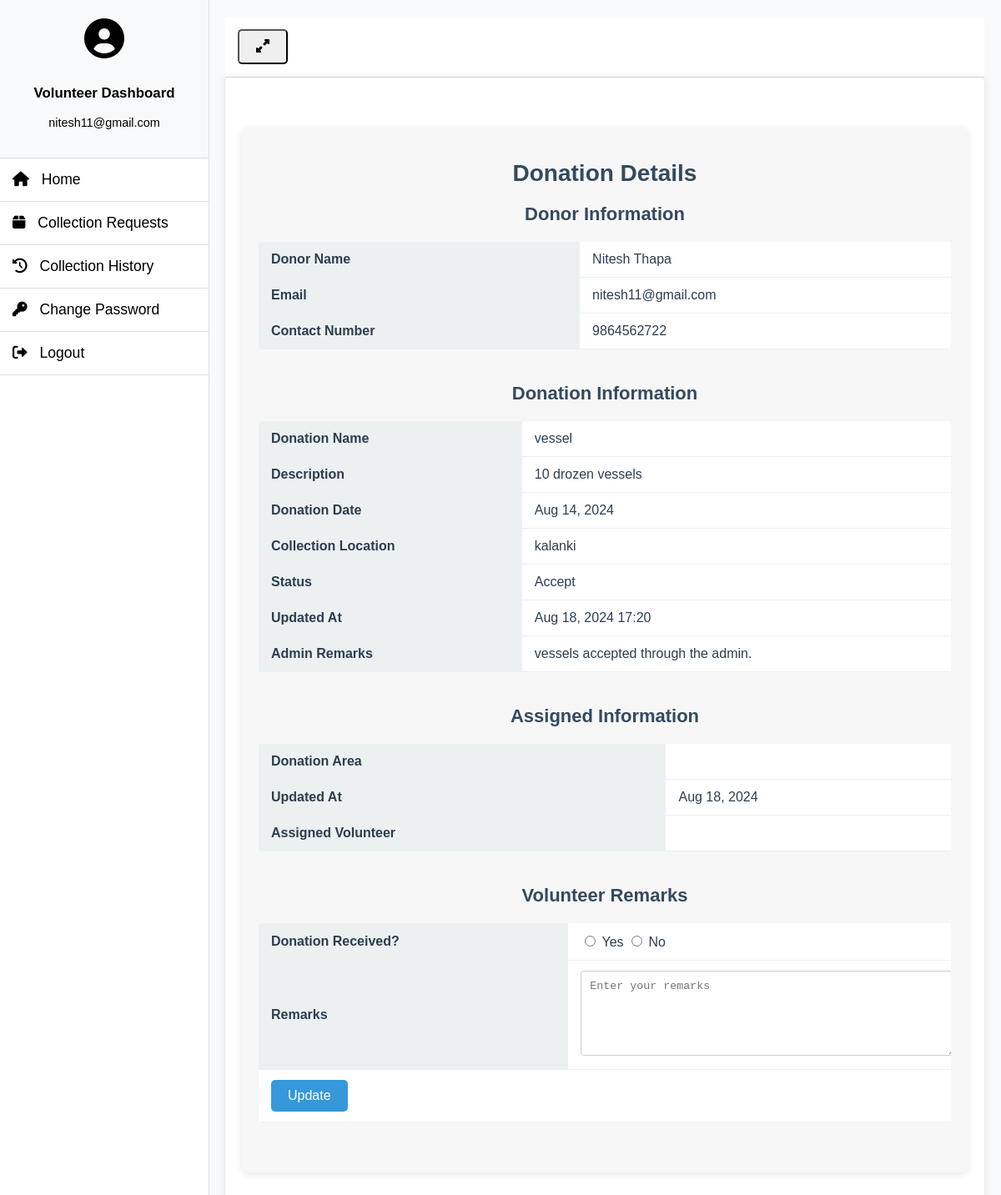
The app's page /collection_req_details/20/ (signed in), older data.
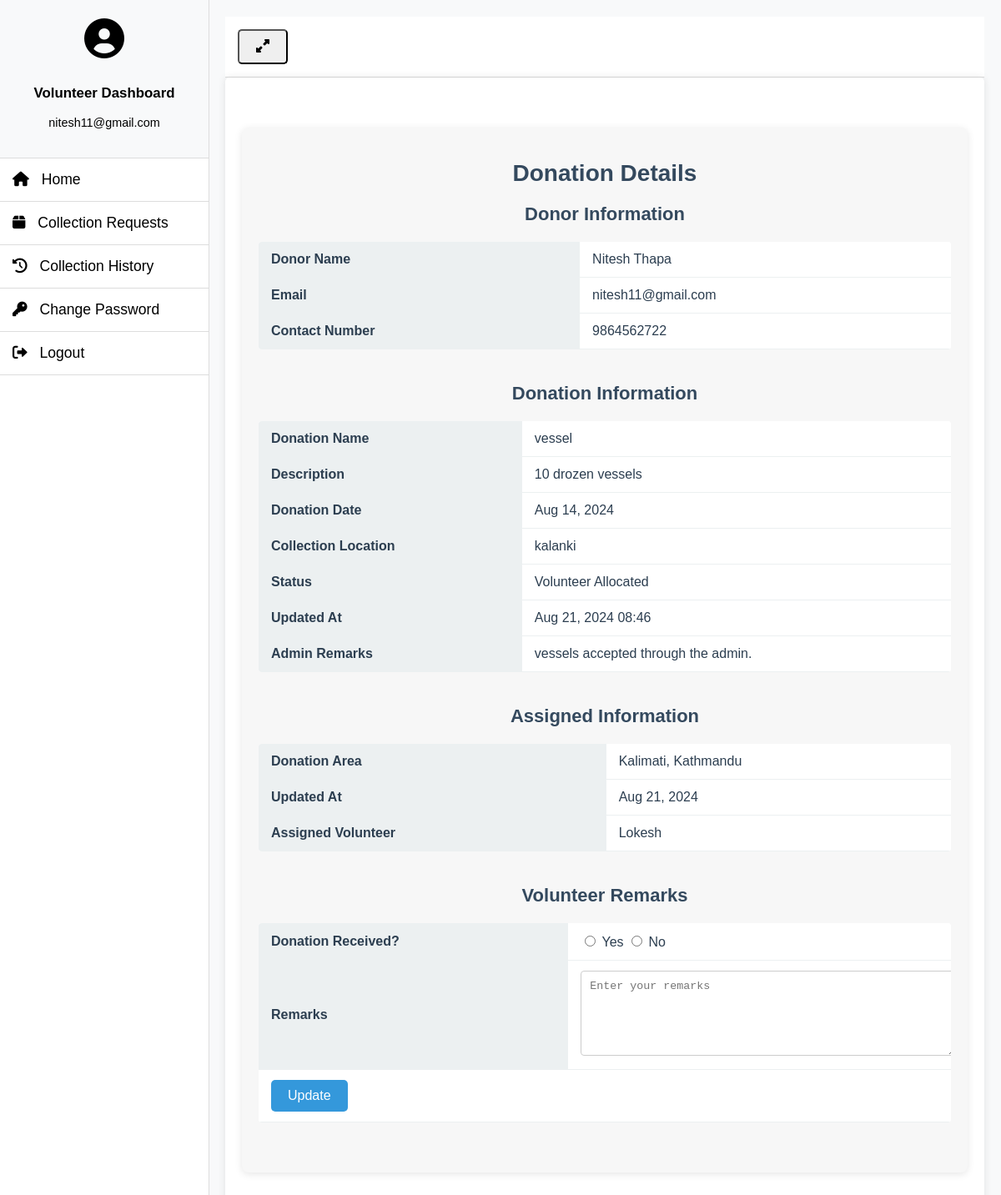
The same page, newer data.
### donor_management/models.py (models this page shows, shortened)
class Donation(models.Model):
    STATUS_CHOICES = [
        ('success', 'Success'),
        ('pending', 'Pending'),
        ('failed', 'Failed')
    ]
    donor = models.ForeignKey(Donor, on_delete=models.CASCADE)
    donation_name = models.CharField(max_length=300, null=True)
    donation_pic = models.FileField(null=True)
    collection_loc = models.CharField(max_length=300, null=True)
    description = models.CharField(max_length=500, null=True)
    status = models.CharField(max_length=20, choices=STATUS_CHOICES, default='pending')
    admin_remarks = models.CharField(max_length=500, null=True)
    volunteer = models.ForeignKey(Volunteer, on_delete=models.CASCADE, null=True)
    volunteer_remarks = models.CharField(max_length=500, null=True)
    donation_area = models.ForeignKey(DonationArea, on_delete=models.CASCADE, null=True)
    donation_date = models.DateTimeField(auto_now_add=True)
    created_at = models.DateTimeField(auto_now_add=True)
    updated_at = models.DateTimeField(auto_now=True)

class Donor(models.Model):
    user = models.ForeignKey(User, on_delete=models.CASCADE, null=True)
    phone_number = models.CharField(max_length=15, null=True)
    address = models.CharField(max_length=100, null=True)
    district = models.CharField(max_length=100, null=True)
    country = models.CharField(max_length=100, null=True)
    created_at = models.DateTimeField(auto_now_add=True)
    updated_at = models.DateTimeField(auto_now=True)

class DonationArea(models.Model):
    area_name = models.CharField(max_length=300, null=True)
    description = models.CharField(max_length=500, null=True)
    created_at = models.DateTimeField(auto_now_add=True)

class Volunteer(models.Model):
    Volunteer_status = [
        ('active', 'Active'),
        ('pending', 'Pending'),
        ('completed', 'Completed'),
        ('inactive', 'Inactive')
    ]
    user = models.ForeignKey(User, on_delete=models.CASCADE)
    contact = models.CharField(max_length=40, null=True)
    address = models.CharField(max_length=40, null=True)
    aboutme = models.CharField(max_length=400, null=True)
    status = models.CharField(max_length=30, choices=Volunteer_status, null=True)
    admin_remarks = models.CharField(max_length=500, null=True)
    created_at = models.DateTimeField(auto_now_add=True)
    updated_at = models.DateTimeField(null=True)

### Charity_Project/views.py (the view)
# urls.py: path('collection_req_details/<int:id>/', collection_req_details, name='collection_req_details'),
def collection_req_details(request, id):
    if not request.user.is_authenticated:
        return redirect('volunteer_login')
    donation = Donation.objects.get(id=id)
    error = ""
    if request.method == "POST":
        status = request.POST['status']
        volunteerremarks = request.POST['volunteerremarks']
        try:
            donation.status = status
            donation.volunteer_remarks = volunteerremarks
            donation.updated_at = date.today()
            donation.save()
            error = "no"
            return render(request, 'collection_req_details.html', locals())
        except Exception as e:
            error = "yes"
            return render(request, 'collection_req_details.html', locals())
    else:
        return render(request, 'collection_req_details.html', locals())

### Charity_Project/templates/collection_req_details.html (shortened to what this page needs)
{% extends 'volunteer_base.html' %}
{% block content %}
<div class="donation-details-container">
 <h1>Donation Details</h1>
 <div class="details-section">
  <h2>Donor Information</h2>
  <table class="details-table">
   <tr>
    <th>Donor Name</th>
    <td>{{ donation.donor.user.first_name }} {{ donation.donor.user.last_name }}</td>
   </tr>
   <tr>
    <th>Email</th>
    <td>{{ donation.donor.user.email }}</td>
   </tr>
   <tr>
    <th>Contact Number</th>
    <td>{{ donation.donor.phone_number }}</td>
   </tr>
  </table>
 </div>
 <div class="details-section">
  <h2>Donation Information</h2>
  <table class="details-table">
   <tr>
    <th>Donation Name</th>
    <td>{{ donation.donation_name }}</td>
   </tr>
   <tr>
    <th>Description</th>
    <td>{{ donation.description }}</td>
   </tr>
   <tr>
    <th>Donation Date</th>
    <td>{{ donation.donation_date | date:"M d, Y" }}</td>
   </tr>
   <tr>
    <th>Collection Location</th>
    <td>{{ donation.collection_loc }}</td>
   </tr>
   <tr>
    <th>Status</th>
    <td style="text-transform: capitalize;">{{ donation.status }}</td>
   </tr>
   <tr>
    <th>Updated At</th>
    <td>{{ donation.updated_at | date:"M d, Y" }} {{ donation.updated_at | time:"H:i" }}</td>
   </tr>
   <tr>
    <th>Admin Remarks</th>
    <td colspan="3">{{ donation.admin_remarks }}</td>
   </tr>
  </table>
 </div>
 <div class="details-section">
  <h2>Assigned Information</h2>
  <table class="details-table">
   <tr>
    <th>Donation Area</th>
    <td style="text-transform: capitalize;">{{ donation.donation_area.area_name }}</td>
   </tr>
   <tr>
    <th>Updated At</th>
    <td>{{ donation.updated_at | date:"M d, Y" }}</td>
   </tr>
   <tr>
    <th>Assigned Volunteer</th>
    <td colspan="3">{{ donation.volunteer.user.first_name }}</td>
   </tr>
  </table>
 </div>
 <div class="details-section">
  <h2>Volunteer Remarks</h2>
  <table class="details-table">
   {% if not donation.volunteer_remarks %}
   <form method="post">
    <tr>
     <th>Donation Received?</th>
     <td colspan="3">
      <label>
       <input type="radio" name="status" value="Donation Received" required> Yes
      </label>
      <label>
       <input type="radio" name="status" value="Donation Not Received" required> No
      </label>
     </td>
    </tr>
    <tr>
     <th>Remarks</th>
     <td colspan="3">
      <textarea class="form-control custom-textarea"" placeholder="Enter your remarks" name="volunteerremarks" required></textarea>
     </td>
    </tr>
    <tr>
     <td colspan="4" class="text-right">
      <button type="submit" class="btn btn-primary">Update</button>
     </td>
    </tr>
   </form>
   {% else %}
   <tr>
    <th>Remarks</th>
    <td colspan="3">{{ donation.volunteer_remarks }}</td>
   </tr>
   {% endif %}
  </table>
 </div>
</div>
{% endblock %}

Row changes from the older to the newer data that the page shows:
changed Donation "vessel": status "Accept" → "Volunteer Allocated"; updated_at "Aug 18, 2024" → "Aug 21, 2024"; updated_at "17:20" → "08:46"; donation_area.area_name (not shown) → "Kalimati, Kathmandu"; volunteer.user.first_name (not shown) → "Lokesh"
